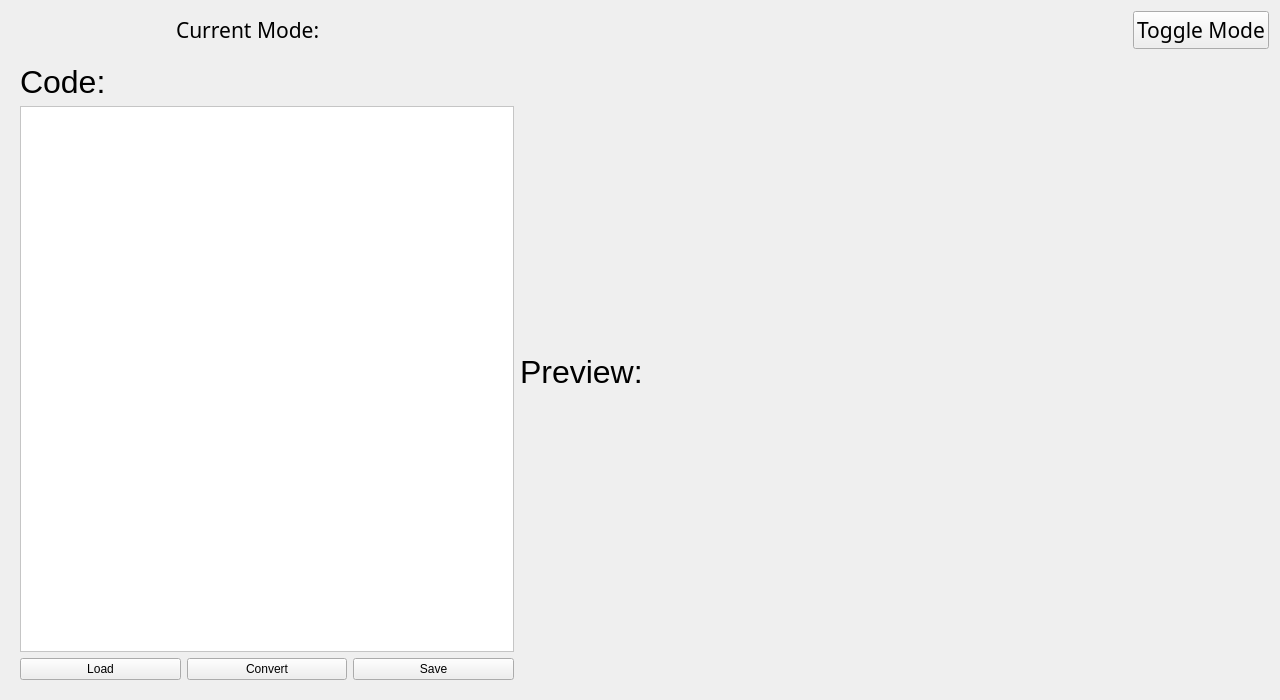
<?xml version="1.0" encoding="UTF-8"?>
<ui version="4.0">
 <class>Form</class>
 <widget class="QWidget" name="Form">
  <property name="geometry">
   <rect>
    <x>0</x>
    <y>0</y>
    <width>1280</width>
    <height>700</height>
   </rect>
  </property>
  <property name="minimumSize">
   <size>
    <width>0</width>
    <height>0</height>
   </size>
  </property>
  <property name="windowTitle">
   <string>Form</string>
  </property>
  <layout class="QVBoxLayout" name="verticalLayout">
   <item>
    <layout class="QHBoxLayout" name="navbar_hbox" stretch="1,6,0">
     <item>
      <widget class="QLabel" name="logo">
       <property name="text">
        <string/>
       </property>
      </widget>
     </item>
     <item>
      <widget class="QLabel" name="current_mode_label">
       <property name="font">
        <font>
         <family>CaskaydiaCove Nerd Font</family>
         <pointsize>16</pointsize>
        </font>
       </property>
       <property name="text">
        <string>Current Mode:</string>
       </property>
      </widget>
     </item>
     <item>
      <widget class="QPushButton" name="toggle_btn">
       <property name="sizePolicy">
        <sizepolicy hsizetype="Fixed" vsizetype="Fixed">
         <horstretch>0</horstretch>
         <verstretch>0</verstretch>
        </sizepolicy>
       </property>
       <property name="minimumSize">
        <size>
         <width>0</width>
         <height>0</height>
        </size>
       </property>
       <property name="font">
        <font>
         <family>CaskaydiaCove Nerd Font</family>
         <pointsize>16</pointsize>
        </font>
       </property>
       <property name="text">
        <string>Toggle Mode</string>
       </property>
      </widget>
     </item>
    </layout>
   </item>
   <item>
    <widget class="QStackedWidget" name="mode_tab">
     <property name="currentIndex">
      <number>0</number>
     </property>
     <widget class="QWidget" name="manual_mode_tab">
      <layout class="QHBoxLayout" name="horizontalLayout" stretch="2,3">
       <item>
        <layout class="QVBoxLayout" name="editor_vbox" stretch="0,1,0">
         <item>
          <widget class="QLabel" name="code_label">
           <property name="font">
            <font>
             <pointsize>24</pointsize>
            </font>
           </property>
           <property name="text">
            <string>Code:</string>
           </property>
          </widget>
         </item>
         <item>
          <widget class="QTextEdit" name="editor">
           <property name="font">
            <font>
             <pointsize>16</pointsize>
             <kerning>false</kerning>
            </font>
           </property>
           <property name="styleSheet">
            <string notr="true">background-color: #ffffff;</string>
           </property>
           <property name="placeholderText">
            <string/>
           </property>
          </widget>
         </item>
         <item>
          <layout class="QHBoxLayout" name="manual_btn_hbox">
           <item>
            <widget class="QPushButton" name="manual_load_btn">
             <property name="text">
              <string>Load</string>
             </property>
            </widget>
           </item>
           <item>
            <widget class="QPushButton" name="manual_convert_btn">
             <property name="text">
              <string>Convert</string>
             </property>
            </widget>
           </item>
           <item>
            <widget class="QPushButton" name="manual_save_btn">
             <property name="text">
              <string>Save</string>
             </property>
            </widget>
           </item>
          </layout>
         </item>
        </layout>
       </item>
       <item>
        <layout class="QVBoxLayout" name="preview_vbox_manual">
         <item>
          <widget class="QLabel" name="preview_label_maual">
           <property name="font">
            <font>
             <pointsize>24</pointsize>
            </font>
           </property>
           <property name="text">
            <string>Preview:</string>
           </property>
          </widget>
         </item>
        </layout>
       </item>
      </layout>
     </widget>
     <widget class="QWidget" name="sync_mode_tab">
      <layout class="QHBoxLayout" name="horizontalLayout_4">
       <item>
        <layout class="QVBoxLayout" name="preview_vbox_sync" stretch="0,1,0">
         <item>
          <widget class="QLabel" name="preview_label_sync">
           <property name="font">
            <font>
             <pointsize>24</pointsize>
            </font>
           </property>
           <property name="text">
            <string>Preview:</string>
           </property>
          </widget>
         </item>
         <item>
          <layout class="QHBoxLayout" name="web_engine_hbox"/>
         </item>
         <item>
          <layout class="QHBoxLayout" name="sync_btn_hbox">
           <item>
            <widget class="QPushButton" name="sync_load_btn">
             <property name="text">
              <string>Load</string>
             </property>
            </widget>
           </item>
           <item>
            <widget class="QPushButton" name="sync_convert_btn">
             <property name="text">
              <string>Convert</string>
             </property>
            </widget>
           </item>
           <item>
            <widget class="QPushButton" name="sync_save_btn">
             <property name="text">
              <string>Save</string>
             </property>
            </widget>
           </item>
          </layout>
         </item>
        </layout>
       </item>
      </layout>
     </widget>
    </widget>
   </item>
  </layout>
 </widget>
 <resources/>
 <connections/>
</ui>
